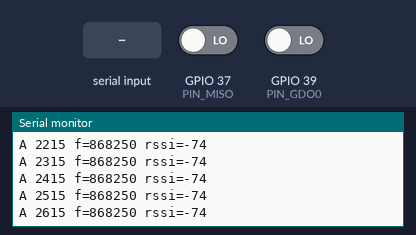
A sketch run on a simulated ESP32-S3. Shown: the last lines printed to the serial monitor. The test bench sets the inputs (shaded band); at power-on: GPIO 37 (PIN_MISO) LOW, GPIO 39 (PIN_GDO0) LOW.

Above: at 2.7 s.
2.8 s: "v\n" received over Serial
At 3.22 s:
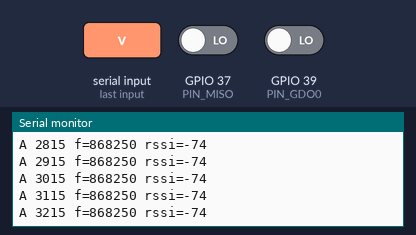
4.3 s: "h\n" received over Serial
At 5.62 s:
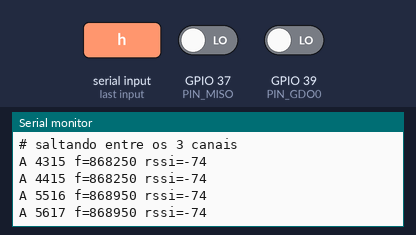
5.8 s: "90,45\n" received over Serial
Timing chart, 0 to 8.8 s (numbered marks = the images above; inputs shaded):
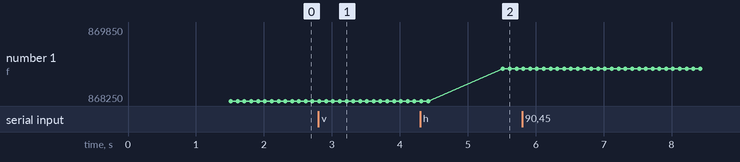

The sketch:

io_sniffer2c.ino
```cpp
// io_sniffer2c = io_sniffer2b com o medidor de preambulo corrigido (guarda o ultimo trecho alternado LONGO, >= 8 bits).
// io_sniffer2b = io_sniffer2 + mede o tamanho do preambulo (bits alternados antes do sincronismo) e imprime pre=N (26 us por bit).
// io_sniffer2 (salta entre os 3 canais io e fica no canal quando ha atividade; imprime rajadas A mesmo sem decodificar). Base: io_sniffer1.
// io_sniffer1: escuta PASSIVA de Somfy io-homecontrol (868 MHz) com o CC1101 do dongle RAMSES-ESP (ESP32-S3). NAO TRANSMITE.
// CC1101 em modo transparente assincrono: GDO0 (GPIO39) entrega o fluxo cru de bits demodulado (2-FSK, 38,4 kbps, desvio ~19 kHz).
// O SX1276 tem o modo "IoHome" em hardware; o CC1101 nao, entao o enquadramento UART (inicio 0, 8 bits LSB primeiro, parada 1) e feito aqui.
// Formato no ar: preambulo 0x55 repetido, sincronismo 0xFF 0x33 (ambos com enquadramento), byte 0 (& 0x1F = tamanho L), L bytes, 2 bytes de CRC.
// Gravar: --fqbn esp32:esp32:esp32s3:CDCOnBoot=cdc   Comandos (linha): fNNNNNN (kHz), c1/c2/c3 fixa o canal, h volta a saltar, v (estatisticas)
#include <SPI.h>
#include "driver/gpio.h"

#define PIN_MOSI 35
#define PIN_SCK  36
#define PIN_MISO 37
#define PIN_CSN  38
#define PIN_GDO0 39

#define CC_SRES 0x30
#define CC_SRX 0x34
#define CC_SIDLE 0x36
#define CC_SFRX 0x3A
#define CC_SCAL 0x33
#define CC_R_BURST 0xC0

SPIClass spi(FSPI);
static inline void csLow()  { spi.beginTransaction(SPISettings(2000000, MSBFIRST, SPI_MODE0)); digitalWrite(PIN_CSN, LOW); while (digitalRead(PIN_MISO)) {} }
static inline void csHigh() { digitalWrite(PIN_CSN, HIGH); spi.endTransaction(); }
void ccWrite(uint8_t a, uint8_t v) { csLow(); spi.transfer(a & 0x3F); spi.transfer(v); csHigh(); }
uint8_t ccStrobe(uint8_t c) { csLow(); uint8_t s = spi.transfer(c); csHigh(); return s; }
uint8_t ccStatus(uint8_t a) { csLow(); spi.transfer(a | CC_R_BURST); uint8_t v = spi.transfer(0); csHigh(); return v; }
int rssiDbm() { uint8_t r = ccStatus(0x34); return (r >= 128) ? ((int)r - 256) / 2 - 74 : (int)r / 2 - 74; }

uint32_t freqKhz = 868250;
const uint32_t CANAIS[3] = {868250, 868950, 869850};
bool saltar = true; uint8_t canalIdx = 0; uint32_t tSalto = 0, tAtivIni = 0; uint32_t rajadas = 0;

void setFreq(uint32_t khz) {
  uint32_t w = (uint32_t)(((uint64_t)khz * 1000ULL * 65536ULL + 13000000ULL) / 26000000ULL);
  ccWrite(0x0D, (w >> 16) & 0xFF); ccWrite(0x0E, (w >> 8) & 0xFF); ccWrite(0x0F, w & 0xFF);
}

void aplica() {
  ccStrobe(CC_SIDLE);
  setFreq(freqKhz);
  ccStrobe(CC_SCAL); delay(2);
  ccStrobe(CC_SRX);
  Serial.printf("# F=%lu kHz\n", (unsigned long)freqKhz);
}

void sintoniza() { ccStrobe(CC_SIDLE); setFreq(freqKhz); ccStrobe(CC_SRX); }   // calibra sozinho ao entrar em RX (MCSM0=0x18)

void ccConfig() {
  ccStrobe(CC_SRES); delay(10);
  ccWrite(0x00, 0x2E);  // IOCFG2: alta impedancia
  ccWrite(0x02, 0x0D);  // IOCFG0: dados seriais demodulados (modo assincrono)
  ccWrite(0x07, 0x00);  // PKTCTRL1
  ccWrite(0x08, 0x32);  // PKTCTRL0: modo serial assincrono, sem CRC, comprimento infinito
  ccWrite(0x0B, 0x06);  // FSCTRL1: IF ~152 kHz
  ccWrite(0x0C, 0x00);
  ccWrite(0x10, 0xCA);  // MDMCFG4: BW canal ~102 kHz, DRATE_E=10
  ccWrite(0x11, 0x83);  // MDMCFG3: 38,4 kBaud
  ccWrite(0x12, 0x00);  // MDMCFG2: 2-FSK, sem sincronismo
  ccWrite(0x13, 0x22);
  ccWrite(0x14, 0xF8);
  ccWrite(0x15, 0x34);  // DEVIATN: ~19 kHz
  ccWrite(0x17, 0x30);  // MCSM1
  ccWrite(0x18, 0x18);  // MCSM0: calibra ao entrar em RX
  ccWrite(0x19, 0x16);  // FOCCFG
  ccWrite(0x1A, 0x6C);  // BSCFG
  ccWrite(0x1B, 0x43);  // AGCCTRL2
  ccWrite(0x1C, 0x40);
  ccWrite(0x1D, 0x91);
  ccWrite(0x21, 0x56);  // FREND1
  ccWrite(0x22, 0x10);  // FREND0
  ccWrite(0x23, 0xE9); ccWrite(0x24, 0x2A); ccWrite(0x25, 0x00); ccWrite(0x26, 0x1F);  // FSCAL3..0
  ccWrite(0x2C, 0x81); ccWrite(0x2D, 0x35); ccWrite(0x2E, 0x09);  // TEST2..0
}

// ---- captura de bordas em GDO0 ----
#define RING 8192
volatile uint32_t evT[RING];
volatile uint8_t evL[RING];
volatile uint16_t head = 0, tail = 0;
volatile uint32_t overflow = 0;
void IRAM_ATTR isr() {
  uint16_t h = head, n = (h + 1) & (RING - 1);
  if (n == tail) { overflow++; return; }
  evT[h] = (uint32_t)micros();
  evL[h] = gpio_get_level((gpio_num_t)PIN_GDO0);
  head = n;
}

// ---- decodificador ----
static uint32_t SYNC_BITS = 0;       // 12 bits de preambulo + 20 bits de sincronismo framado
static void buildSync() {
  // sequencia no tempo: 0x555 (12 bits) | 0 + FF(LSB primeiro) + 1 | 0 + 33(LSB primeiro) + 1
  uint32_t v = 0; auto push = [&](int b) { v = (v << 1) | (b & 1); };
  for (int i = 0; i < 12; i++) push(i & 1);           // 0,1,0,1,...,0,1
  auto framed = [&](uint8_t byte) { push(0); for (int i = 0; i < 8; i++) push((byte >> i) & 1); push(1); };
  framed(0xFF); framed(0x33);
  SYNC_BITS = v;
}

uint32_t sr = 0;
enum { BUSCA, BYTES } estado = BUSCA;
uint8_t frame[80]; uint8_t nBytes = 0, total = 0; uint16_t cur = 0; uint8_t nb = 0; int rssiQuadro = 0;
uint32_t quadros = 0, validos = 0, bitsTotal = 0;
uint32_t altRun = 0, lastAltLen = 0, lastLongAlt = 0, preBits = 0; int lastBit = -1;

uint16_t crc16(const uint8_t *d, int n, uint16_t poly, uint16_t init, bool refl) {
  uint16_t c = init;
  for (int i = 0; i < n; i++) {
    if (refl) { c ^= d[i]; for (int k = 0; k < 8; k++) c = (c & 1) ? (c >> 1) ^ poly : (c >> 1); }
    else      { c ^= (uint16_t)d[i] << 8; for (int k = 0; k < 8; k++) c = (c & 0x8000) ? (c << 1) ^ poly : (c << 1); }
  }
  return c;
}

void fimQuadro() {
  quadros++;
  int n = nBytes - 2;
  uint16_t rx_be = ((uint16_t)frame[n] << 8) | frame[n + 1], rx_le = ((uint16_t)frame[n + 1] << 8) | frame[n];
  struct V { const char *nome; uint16_t poly, init, xo; bool refl; } vs[] = {
    {"CCITT-FALSE", 0x1021, 0xFFFF, 0, false}, {"XMODEM", 0x1021, 0x0000, 0, false}, {"KERMIT", 0x8408, 0x0000, 0, true},
    {"X25", 0x8408, 0xFFFF, 0xFFFF, true}, {"MCRF4XX", 0x8408, 0xFFFF, 0, true}, {"CCITT-FALSE-REFL", 0x8408, 0xFFFF, 0, true}};
  const char *achou = "crc?";
  for (auto &v : vs) {
    uint16_t c = crc16(frame, n, v.poly, v.init, v.refl) ^ v.xo;
    if (c == rx_be || c == rx_le) { achou = v.nome; validos++; break; }
  }
  Serial.printf("Q %lu f=%lu rssi=%d pre=%lu len=%d crc=%s hex=", (unsigned long)millis(), (unsigned long)freqKhz, rssiQuadro, (unsigned long)preBits, nBytes, achou);
  for (int i = 0; i < nBytes; i++) Serial.printf("%02X", frame[i]);
  Serial.println();
}

void pushBit(uint8_t b) {
  bitsTotal++;
  if (lastBit >= 0 && (int)b != lastBit) altRun++; else { if (altRun >= 8) lastLongAlt = altRun; altRun = 1; }
  lastBit = b;
  sr = (sr << 1) | b;
  if (estado == BUSCA) {
    if (sr == SYNC_BITS) { preBits = lastLongAlt; estado = BYTES; nBytes = 0; total = 0; cur = 0; nb = 0; rssiQuadro = rssiDbm(); }
    return;
  }
  cur |= (uint16_t)b << nb; nb++;                  // bit 0 = inicio, 1..8 = dados LSB primeiro, 9 = parada
  if (nb < 10) return;
  bool ok = ((cur & 1) == 0) && ((cur & 0x200) != 0);
  uint8_t val = (cur >> 1) & 0xFF; cur = 0; nb = 0;
  if (!ok) { estado = BUSCA; return; }
  if (nBytes < sizeof(frame)) frame[nBytes++] = val;
  if (nBytes == 1) { total = 1 + (val & 0x1F) + 2; if (total > 64) { estado = BUSCA; return; } }
  if (nBytes >= total) { fimQuadro(); estado = BUSCA; }
}

uint32_t prevT = 0; bool prevOk = false;
void processa() {
  while (tail != head) {
    uint32_t t = evT[tail]; uint8_t l = evL[tail]; tail = (tail + 1) & (RING - 1);
    if (!prevOk) { prevT = t; prevOk = true; continue; }
    uint32_t dt = t - prevT; prevT = t;
    uint8_t nivelAntes = l ? 0 : 1;               // nivel durante a corrida que terminou
    if (dt > 2000) { estado = BUSCA; sr = 0; continue; }   // pausa: fim de quadro ou ruido
    int nbits = (int)(((uint64_t)dt * 1000 + 13020) / 26040);
    if (nbits < 1) continue;                      // glitch
    if (nbits > 24) nbits = 24;
    for (int i = 0; i < nbits; i++) pushBit(nivelAntes);
  }
}

String linha;
void comando(const String &c) {
  if (c == "v") { Serial.printf("# quadros=%lu validos=%lu bits=%lu overflow=%lu rssi=%d\n", (unsigned long)quadros, (unsigned long)validos, (unsigned long)bitsTotal, (unsigned long)overflow, rssiDbm()); return; }
  if (c == "c1") { saltar = false; freqKhz = 868250; aplica(); return; }
  if (c == "c2") { saltar = false; freqKhz = 868950; aplica(); return; }
  if (c == "c3") { saltar = false; freqKhz = 869850; aplica(); return; }
  if (c == "h") { saltar = true; Serial.println("# saltando entre os 3 canais"); return; }
  if (c.length() > 1 && c[0] == 'f') { long v = c.substring(1).toInt(); if (v >= 860000 && v <= 870000) { saltar = false; freqKhz = v; aplica(); return; } }
  Serial.println("# comando invalido (fNNNNNN kHz, c1/c2/c3, v)");
}

void setup() {
  Serial.begin(115200); delay(1500);
  buildSync();
  pinMode(PIN_CSN, OUTPUT); digitalWrite(PIN_CSN, HIGH); pinMode(PIN_GDO0, INPUT);
  spi.begin(PIN_SCK, PIN_MISO, PIN_MOSI, PIN_CSN);
  ccConfig();
  Serial.printf("# io_sniffer1 pronto. VERSION=%02X (esperado 14). Somente escuta.\n", ccStatus(0x31));
  aplica();
  attachInterrupt(digitalPinToInterrupt(PIN_GDO0), isr, CHANGE);
}

uint32_t ultStat = 0;
void salto() {
  if (!saltar || estado != BUSCA) return;
  uint32_t agora = millis();
  if (agora - tSalto < 100) return;
  tSalto = agora;
  int r = rssiDbm();
  if (r > -85) {                                   // atividade: fica no canal (no maximo 3 s seguidos)
    if (tAtivIni == 0 || agora - tAtivIni > 4000) tAtivIni = agora;
    if (agora - tAtivIni < 3000) { rajadas++; Serial.printf("A %lu f=%lu rssi=%d\n", (unsigned long)agora, (unsigned long)freqKhz, r); return; }
  } else tAtivIni = 0;
  canalIdx = (canalIdx + 1) % 3; freqKhz = CANAIS[canalIdx];
  sintoniza(); sr = 0; prevOk = false; altRun = 0; lastBit = -1; lastLongAlt = 0;
}

void loop() {
  processa();
  salto();
  while (Serial.available()) {
    char ch = (char)Serial.read();
    if (ch == '\n' || ch == '\r') { if (linha.length()) { comando(linha); linha = ""; } } else if (linha.length() < 16) linha += ch;
  }
  if (millis() - ultStat > 10000) { ultStat = millis(); Serial.printf("# t=%lus quadros=%lu validos=%lu overflow=%lu rssi=%d\n", (unsigned long)(millis() / 1000), (unsigned long)quadros, (unsigned long)validos, (unsigned long)overflow, rssiDbm()); }
}
```

Measured:
- after the input at 2.8 s, the serial monitor: prints a new line at once (image 1)
- after the input at 4.3 s, the serial monitor: prints a new line at once (image 2)
